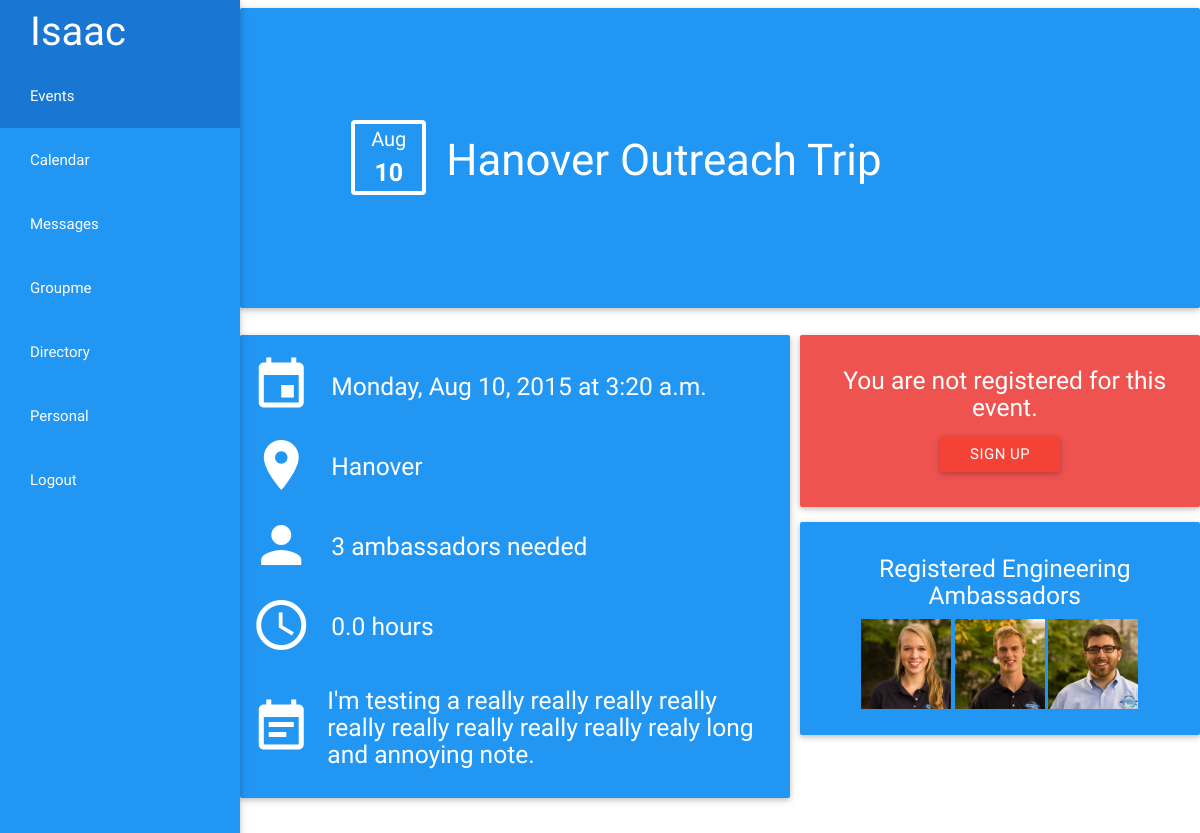
The page /events/9/ (signed in) on the database as committed earlier.
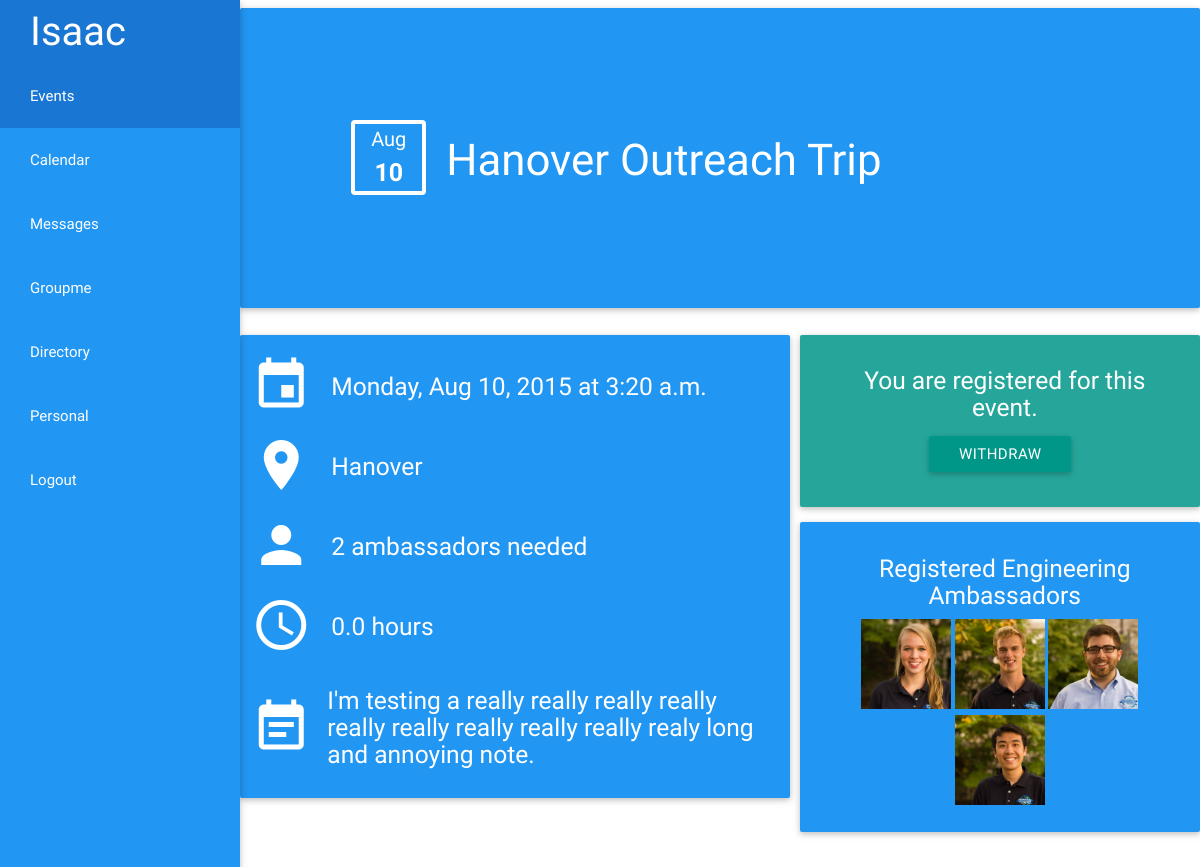
The same page on the database as committed later.
### events/models.py (models this page shows, shortened)
class Event(models.Model):
	time = models.TimeField()
	date = models.DateField()
	hours = models.DecimalField(max_digits=3,decimal_places=1, blank = True, null = True, default=0)
	location = models.CharField(max_length = 140, blank = True, null = True)
	total_EAs = models.PositiveSmallIntegerField(default = 0, blank = True, null = True)
	EAs_needed = models.PositiveSmallIntegerField(default = 0, blank = True, null = True, editable=False)
	note = models.CharField(max_length = 500, blank = True, null = True, default="No additional notes")
	EAs_registered = models.ManyToManyField(User, related_name= "event", blank = True)
	objects = InheritanceManager()
	def __unicode__(self):
		if hasattr(self, 'outreachtrip'):
			return self.outreachtrip.__unicode__()
		elif hasattr(self, 'tour'):
			return self.tour.__unicode__()
		elif hasattr(self, 'engrclass'):
			return self.engrclass.__unicode__()
		elif hasattr(self, 'mycoe'):
			return self.mycoe.__unicode__()
		elif hasattr(self, 'freshmanseminar'):
			return self.freshmanseminar.__unicode__()
		else:
			return 'Event'

class OutreachTrip(Event):
	school = models.CharField(max_length=30)
	def __unicode__(self):
		return self.school + " Outreach Trip"

### personal/models.py (models this page shows)
class EngineeringAmbassador(models.Model):
     user = models.OneToOneField(User)
     picture = models.ImageField(blank = True, upload_to = 'profile_pics/')
     rank = models.CharField(max_length = 20, blank = True, default ="Ambassador")
     aboutme = models.TextField(max_length = 500, blank = True)
     grad_semester = models.CharField(max_length = 6, blank = True, default="Spring")
     grad_year = models.CharField(max_length = 4, blank = True, default = "2015")
     fall_status = models.BooleanField(default=True)
     spring_status = models.BooleanField(default=True)
     student_id = models.PositiveIntegerField(blank = True, null=True)
     company_designation = models.CharField(max_length = 20, blank=True)
     companies_worked = models.TextField(blank = True)
     major = models.CharField(blank=True, max_length = 40)
     major_2 = models.CharField(max_length = 40, blank = True)
     minor = models.CharField(max_length = 40, blank = True)
     minor_2 = models.CharField(max_length = 40, blank = True)
     schreyer_honors = models.BooleanField(default = False)
     phone = models.CharField(max_length = 10, blank=True)
     groupme_id = models.CharField(max_length = 20, blank=True, null=True)
     def __unicode__(self):
		return self.user.first_name + ' ' + self.user.last_name

### events/views.py (the view)
# urls.py: url(r'^(?P<event_id>[0-9]+)/$', views.detail, name = 'detail'),
@login_required(login_url='/login/')
def detail(request, event_id):
	event = get_object_or_404(Event, pk = event_id)
	request.session['event_id'] = event_id
	title = event
	if request.user in event.EAs_registered.all():
		event_register_status = "You are registered for this event."
		request.session['event_registered'] = True
		background_color = 'teal'
	else:
		event_register_status = "You are not registered for this event."
		request.session['event_registered'] = False
		background_color = 'red'
	if event.EAs_needed <= 0:
		need = False
		if not request.session['event_registered']:
			background_color = "grey disabled white-text"
	else:
		need = True
	EAs_registered 	= event.EAs_registered.order_by('username')
	stylesheet = 'events/event_detail.css'
	script = 'events/event_detail.js'
	return render(request, 'events/event_detail.html', {'title':title, 'event':event, 'event_id':event_id, 'registered': request.session['event_registered'], 'EAs_registered':EAs_registered,'event_register_status':event_register_status, 'need':need, 'background_color':background_color,'stylesheet':stylesheet, 'script':script, 'app': app,})

### events/templates/events/event_detail.html (shortened to what this page needs)
{% include 'header.html' %}
<div>
	<div class="row">
		<div class="card blue white-text col s12 jumbo valign-wrapper">
			<div class="jumbo-container valign-wrapper">
				<div class="valign date-icon"><p class="date-icon-line month center-align">{{event.date |date:"M"}}</p>
				<p class="date-icon-line day center-align"><b>{{event.date|date:"d"}}</b></p></div><h3 class="valign">{{title}}</h3>
			</div>
		</div>
	</div>
	<div class="row">
		<div class="card-panel blue white-text col l7 s12" id="details">
			<div class="row valign-wrapper">
				<i class="material-icons medium">event</i><h5 class="valign">{{ event.date|date:"l, M d, Y" }} at {{event.time}}</h5>
			</div>
			<div class="row valign-wrapper">
				<i class="material-icons medium">location_on</i><h5>{{event.location}}</h5>
			</div>
			<div class="row valign-wrapper">
				<i class="material-icons medium">person</i><h5 id="EAs_needed">{{event.EAs_needed}} ambassadors needed</h5>
			</div>
			<div class="row valign-wrapper">
				<i class="material-icons medium">access_time</i><h5>{{event.hours}} hours</h5>
			</div>
			<div class="row valign-wrapper">
				<i class="material-icons medium">event_note</i><h5>{{event.note}}</h5>
			</div>
		</div>
		<div class="col l5 s12 " id="right-card">
			<div class="card-panel {{background_color}} lighten-1 center-align" id='event_register_status'>
				<h5 class="white-text" id="status_text">{{event_register_status}}</h5>
				<p><a class="{{background_color}} btn waves-effect waves-light" id="register-btn">{% if registered %}Withdraw {% elif registered != True and need %} Sign up {% else %} No EAs needed {% endif %}</a></p>
			</div>
			<div class="card-panel white-text blue center-align">
				<h5>Registered Engineering Ambassadors</h5>
				<div id="eas" class="center-align">
				    {% for EA in EAs_registered %}
					<div id="{{EA.id}}" class="figure">
				        <img class="z-depth-1 picture" src="{{EA.engineeringambassador.picture.url}}" alt="{{EA.engineeringambassador}}"/>
					</div>
				    {% endfor %}
				</div>
			</div>
		</div>
	</div>
</div>
{% include 'footer.html' %}

Rows that differ between the two databases and show on the page:
changed Event "Hanover": EAs_needed "3" → "2"
Other text that changed with them:
{{ event_register_status }}: "You are not registered for this event." → "You are registered for this event."
text no longer shown: "SIGN UP"
text now shown: "WITHDRAW"
